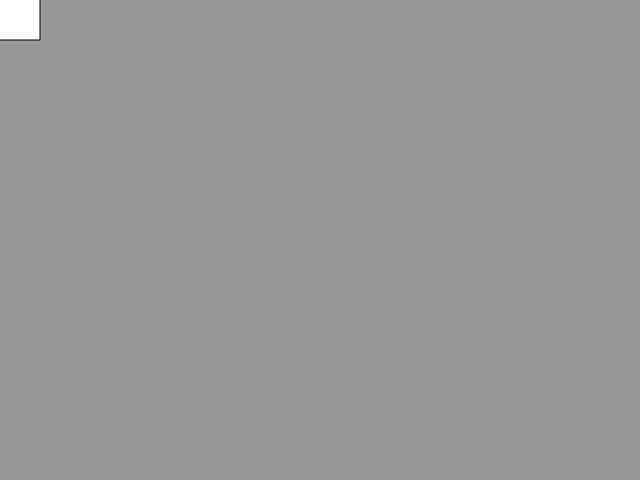
Frame 1 (no input)
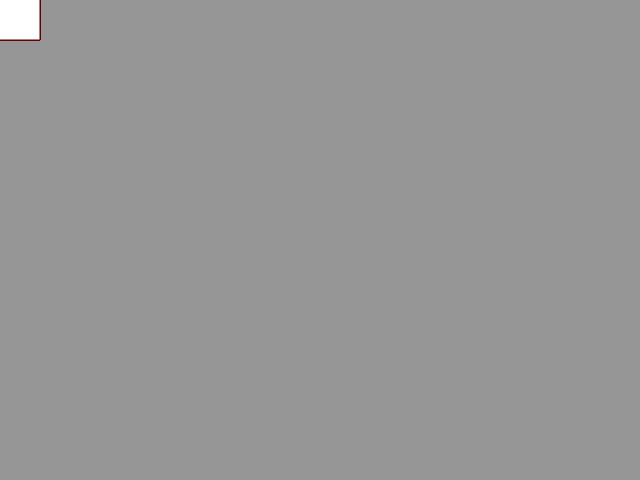
Frame 60 (no input)
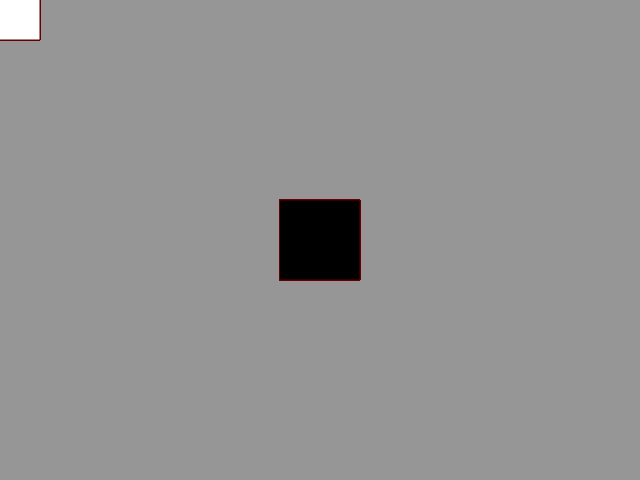
Frame 120 (the mouse pressed at the canvas centre since frame 60)

The p5.js sketch that drew these frames (run headless with seeded random() and noise() and a simulated clock; from frame 60 on, the mouse is pressed at the canvas centre):

// p5.js sketch
// ── sketch.js
function setup() {
  createCanvas(640, 480);
  background(150,150,150)
}

function draw() {
  if (mouseIsPressed) {
    fill(0);
  } else {
    fill(255);
  }
  rect(mouseX-40, mouseY-40, 80, 80);
  stroke(100,0,0)

}
